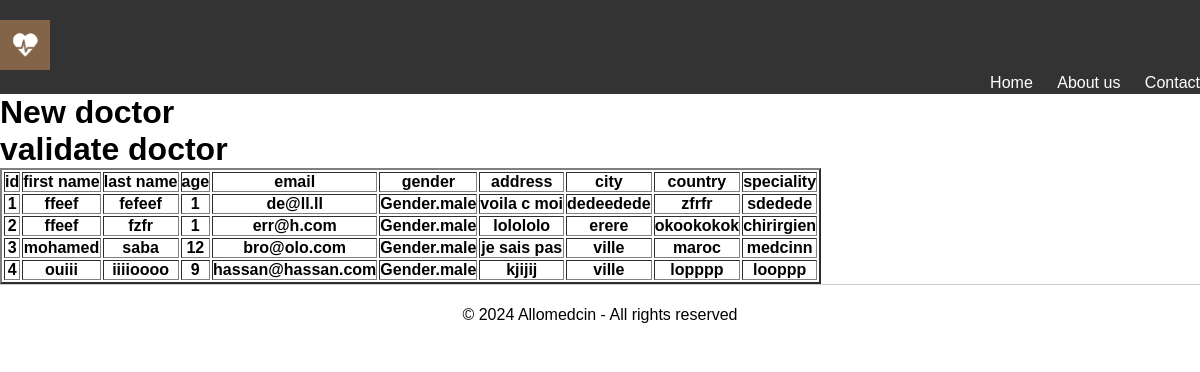
The page /admin on the database its author committed.
### alodoc/models.py (models this page shows)
class doctorvalide(db.Model):
    id = db.Column(db.Integer, primary_key=True)
    first_name = db.Column(db.String(100), nullable=False)
    last_name = db.Column(db.String(100), nullable=False)
    email = db.Column(db.String(120), unique=True, nullable=False)
    gender = db.Column(db.Enum(Gender), nullable=False)  # Peut être 'Male', 'Female', 'Other'
    age = db.Column(db.Integer, nullable=False)
    address = db.Column(db.String(255), nullable=False)
    city = db.Column(db.String(100), nullable=False)
    country = db.Column(db.String(100), nullable=False)
    specialite = db.Column(db.String(100), nullable=False)

### alodoc/view.py (the view)
@app.route('/admin/', methods=['GET', 'POST'])
@app.route('/admin', methods=['GET', 'POST'])
def page_adm_doc():
    from .models import doctor
    from .models import db
    from .models import doctorvalide
    docteurs = doctor.query.all()
    doc = doctorvalide.query.all()
    return render_template('page_adm_doc.html',doc=doc, docteurs=docteurs,title= 'Admin')

### alodoc/templates/page_adm_doc.html (shortened to what this page needs)
{% extends "base.html" %}
{% block content %}
    <h1>New doctor</h1>
    <h1>validate doctor</h1>
    <table border="2">
        <tr>
        <th>id</th>
        <th>first name</th>
        <th>last name</th>
        <th>age</th>
        <th>email</th>
        <th>gender</th>
        <th>address</th>
        <th>city</th>
        <th>country</th>
        <th>speciality</th>
        </tr>
        {% for i in doc%}
        <tr>
        <th>{{i.id}}</th>
        <th>{{i.first_name}}</th>
        <th>{{i.last_name}}</th>
        <th>{{i.age}}</th>
        <th>{{i.email}}</th>
        <th>{{i.gender}}</th>
        <th>{{i.address}}</th>
        <th>{{i.city}}</th>
        <th>{{i.country}}</th>
        <th>{{i.specialite}}</th>
        </tr>
        {% endfor %}
    </table>
{% endblock %}

### alodoc/static/styles/common.css (style rules this page uses)
html, body { height: 100%; font-family: Arial, sans-serif; }
* { margin: 0; padding: 0; box-sizing: border-box; }

### rows shown on the page
doctorvalide: id "1", first_name "ffeef", last_name "fefeef", age "1", email "de@ll.ll", gender "Gender.male", address "voila c moi", city "dedeedede", country "zfrfr", specialite "sdedede"
doctorvalide: id "2", first_name "ffeef", last_name "fzfr", age "1", email "err@h.com", gender "Gender.male", address "lolololo", city "erere", country "okookokok", specialite "chirirgien"
doctorvalide: id "3", first_name "mohamed", last_name "saba", age "12", email "bro@olo.com", gender "Gender.male", address "je sais pas", city "ville", country "maroc", specialite "medcinn"
doctorvalide: id "4", first_name "ouiii", last_name "iiiioooo", age "9", email "hassan@hassan.com", gender "Gender.male", address "kjijij", city "ville", country "lopppp", specialite "looppp"
